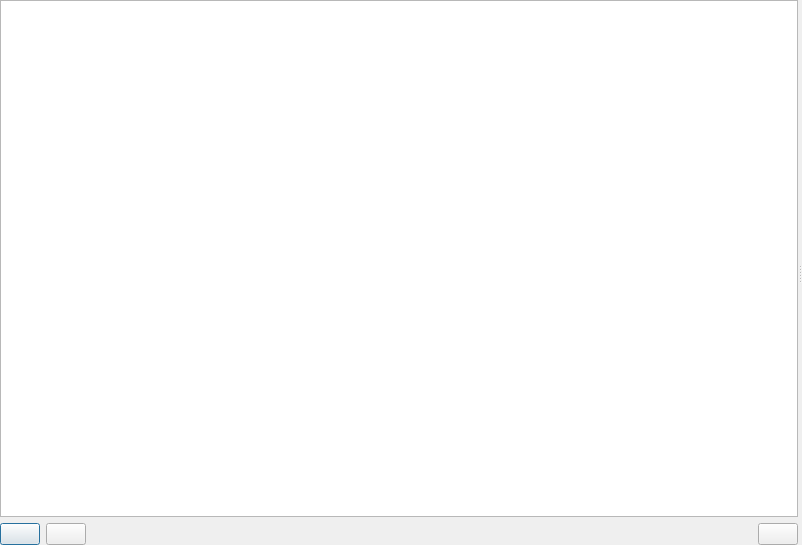
<?xml version="1.0" encoding="UTF-8"?>
<ui version="4.0">
 <class>GeneratorQCurveEditorDialog</class>
 <widget class="QDialog" name="GeneratorQCurveEditorDialog">
  <property name="geometry">
   <rect>
    <x>0</x>
    <y>0</y>
    <width>802</width>
    <height>545</height>
   </rect>
  </property>
  <property name="windowTitle">
   <string>Reactive power curve editor</string>
  </property>
  <layout class="QVBoxLayout" name="verticalLayout">
   <property name="leftMargin">
    <number>0</number>
   </property>
   <property name="topMargin">
    <number>0</number>
   </property>
   <property name="rightMargin">
    <number>0</number>
   </property>
   <property name="bottomMargin">
    <number>0</number>
   </property>
   <item>
    <widget class="QSplitter" name="splitter">
     <property name="orientation">
      <enum>Qt::Orientation::Horizontal</enum>
     </property>
     <widget class="QFrame" name="leftFrame">
      <layout class="QVBoxLayout" name="leftLayout">
       <property name="leftMargin">
        <number>0</number>
       </property>
       <property name="topMargin">
        <number>0</number>
       </property>
       <property name="rightMargin">
        <number>0</number>
       </property>
       <property name="bottomMargin">
        <number>0</number>
       </property>
       <item>
        <widget class="QTableView" name="tableView"/>
       </item>
       <item>
        <widget class="QFrame" name="buttonsFrame">
         <property name="maximumSize">
          <size>
           <width>16777215</width>
           <height>40</height>
          </size>
         </property>
         <layout class="QHBoxLayout" name="buttonsLayout">
          <property name="leftMargin">
           <number>0</number>
          </property>
          <property name="topMargin">
           <number>0</number>
          </property>
          <property name="rightMargin">
           <number>0</number>
          </property>
          <property name="bottomMargin">
           <number>0</number>
          </property>
          <item>
           <widget class="QPushButton" name="addRowButton">
            <property name="toolTip">
             <string>Add entry</string>
            </property>
            <property name="text">
             <string/>
            </property>
            <property name="icon">
             <iconset resource="../../Icons/icons.qrc">
              <normaloff>:/Icons/icons/plus.png</normaloff>:/Icons/icons/plus.png</iconset>
            </property>
           </widget>
          </item>
          <item>
           <widget class="QPushButton" name="delRowButton">
            <property name="toolTip">
             <string>Delete selected</string>
            </property>
            <property name="text">
             <string/>
            </property>
            <property name="icon">
             <iconset resource="../../Icons/icons.qrc">
              <normaloff>:/Icons/icons/minus.png</normaloff>:/Icons/icons/minus.png</iconset>
            </property>
           </widget>
          </item>
          <item>
           <spacer name="horizontalSpacer">
            <property name="orientation">
             <enum>Qt::Orientation::Horizontal</enum>
            </property>
            <property name="sizeHint" stdset="0">
             <size>
              <width>40</width>
              <height>20</height>
             </size>
            </property>
           </spacer>
          </item>
          <item>
           <widget class="QPushButton" name="applyButton">
            <property name="toolTip">
             <string>Apply curve to Qmin, Qmax, Pmin, Pmax</string>
            </property>
            <property name="statusTip">
             <string/>
            </property>
            <property name="text">
             <string/>
            </property>
            <property name="icon">
             <iconset resource="../../Icons/icons.qrc">
              <normaloff>:/Icons/icons/accept.png</normaloff>:/Icons/icons/accept.png</iconset>
            </property>
           </widget>
          </item>
         </layout>
        </widget>
       </item>
      </layout>
     </widget>
     <widget class="QFrame" name="rightFrame">
      <layout class="QVBoxLayout" name="rightLayout">
       <property name="leftMargin">
        <number>0</number>
       </property>
       <property name="topMargin">
        <number>0</number>
       </property>
       <property name="rightMargin">
        <number>0</number>
       </property>
       <property name="bottomMargin">
        <number>0</number>
       </property>
       <item>
        <widget class="GraphsWidget" name="plotter" native="true"/>
       </item>
      </layout>
     </widget>
    </widget>
   </item>
  </layout>
 </widget>
 <customwidgets>
  <customwidget>
   <class>GraphsWidget</class>
   <extends>QWidget</extends>
   <header>VeraGrid.Gui.PlotDialogue.qt_chart_widget</header>
  </customwidget>
 </customwidgets>
 <resources>
  <include location="../../Icons/icons.qrc"/>
 </resources>
 <connections/>
</ui>
